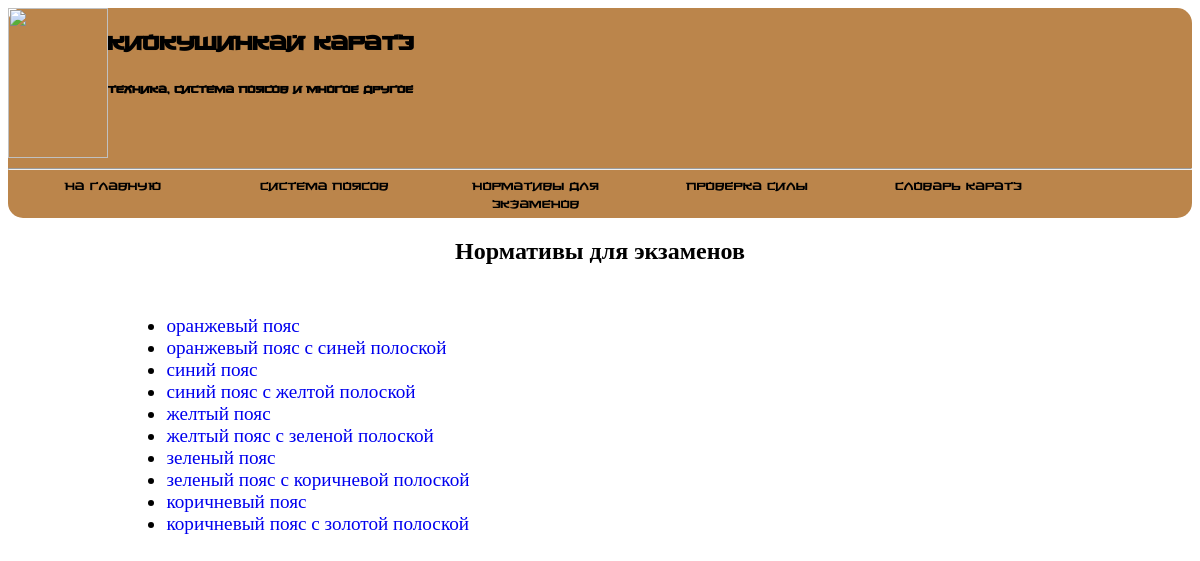
Page /exam/ on the committed database.
### karate/models.py (models this page shows)
class Belt(models.Model):
    kyu = models.CharField(max_length=3, null=True, verbose_name='кю')
    color = models.TextField(verbose_name='пояс')
    belt_img = models.ImageField('photos/', null=True)
    about_belt = models.TextField(null=True, verbose_name='значение пояса')
    class Meta:
        verbose_name = 'пояса'
        verbose_name_plural = 'пояса'
        ordering = ['kyu']

### karate/views.py (the view)
# urls.py: path('exam/', exam, name='exam'),# нормативы экзаменов (ссылки)
def exam(request):
   blt = Belt.objects.order_by('pk')
   ab_ex = Info.objects.filter()
   return render(request, 'karate/exam.html', {'href': blt, 'info': ab_ex})

### karate/templates/karate/exam.html (shortened to what this page needs)
{% load static %}
<!DOCTYPE html>
<html lang="ru">
<head>
    <link rel="stylesheet" type="text/css" href="{% static 'karate/css/style.css' %}" />
</head>
<body>
<header>
		<div class="h">
	<img src="https://sites.google.com/site/sevkarate/_/rsrc/1431635103468/o-stile-kiokusinkaj-karate/200px-Kyokushinkai.svg.png" class="logo">
	<div class="fon">
				<h1>Киокушинкай каратэ</h1>
		<h4>Техника, система поясов и многое другое</h4>
	</div>
	</div>
	<hr style="margin-top: 10px;">
	<nav id="menu">
	    <span class="menu"> <a style='color:black' href="{% url 'home' %}" onmouseover="this.style.color = 'blue'" onmouseout="this.style.color = 'black'">на главную</a></span>
		<span class="menu"><a style='color:black' href="{% url 'belt' %}" onmouseover="this.style.color = 'blue'" onmouseout="this.style.color = 'black'">система поясов</a></span>
		<span class="menu"> <a style='color:black' href="{% url 'exam' %}" onmouseover="this.style.color = 'blue'" onmouseout="this.style.color = 'black'">нормативы для экзаменов</a></span>
		<span class="menu"> <a style='color:black' href="{% url 'power'%}" onmouseover="this.style.color = 'blue'" onmouseout="this.style.color = 'black'">проверка силы</a></span>
		<span class="menu"><a style='color:black' href="{% url 'dictionary'%}" onmouseover="this.style.color = 'blue'" onmouseout="this.style.color = 'black'">словарь каратэ</a></span>
	</nav>
</header>
<h2 style='text-align:center'>Нормативы для экзаменов </h2>
<div class='text' style="font-size:larger;"><ul>
{% for i in href %}
	<li><a href="{% url 'concrete_exam' i.pk %}">{{i.color}}</a></li>
{% endfor %}
</ul></div>
</body>
</html>

### karate/static/karate/css/style.css (style rules this page uses)
header { font-family:tf; background-color: rgb(187, 133, 75); border-radius: 15px; margin-bottom: 15px; }
.logo { width: 100px; height: 150px; }
.h { display: flex; flex-wrap: nowrap; }
#menu { display: flex; flex-wrap: nowrap; font-size: large; }
.menu { color:black; text-align: center; width: 17%; height: 40px; text-decoration: none; display: block; margin-left: 5px; margin-right: 5px; }
a { text-decoration: none; display: block; }
.text { margin-top:50px; margin-left:10%; margin-right:10%; margin-bottom:5%; }

### rows in the picture
Belt: color "оранжевый пояс"
Belt: color "оранжевый пояс с синей полоской"
Belt: color "синий пояс"
Belt: color "синий пояс с желтой полоской"
Belt: color "желтый пояс"
Belt: color "желтый пояс с зеленой полоской"
Belt: color "зеленый пояс"
Belt: color "зеленый пояс с коричневой полоской"
Belt: color "коричневый пояс"
Belt: color "коричневый пояс с золотой полоской"
